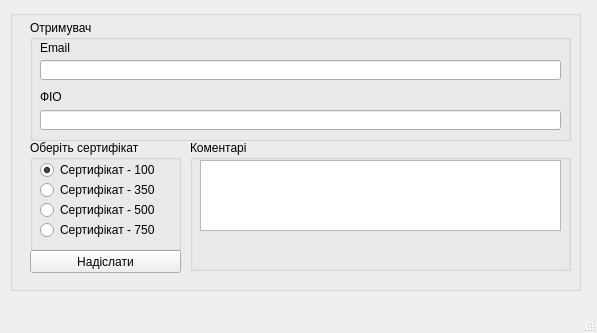
<?xml version="1.0" encoding="UTF-8"?>
<ui version="4.0">
 <class>MainWindow</class>
 <widget class="QMainWindow" name="MainWindow">
  <property name="geometry">
   <rect>
    <x>0</x>
    <y>0</y>
    <width>597</width>
    <height>333</height>
   </rect>
  </property>
  <property name="windowTitle">
   <string>MainWindow</string>
  </property>
  <widget class="QWidget" name="centralwidget">
   <widget class="QGroupBox" name="groupBox">
    <property name="geometry">
     <rect>
      <x>10</x>
      <y>10</y>
      <width>571</width>
      <height>281</height>
     </rect>
    </property>
    <property name="title">
     <string/>
    </property>
    <widget class="QGroupBox" name="groupBox_2">
     <property name="geometry">
      <rect>
       <x>20</x>
       <y>10</y>
       <width>541</width>
       <height>121</height>
      </rect>
     </property>
     <property name="title">
      <string>Отримувач</string>
     </property>
     <widget class="QLabel" name="label_2">
      <property name="geometry">
       <rect>
        <x>10</x>
        <y>20</y>
        <width>91</width>
        <height>16</height>
       </rect>
      </property>
      <property name="text">
       <string>Email</string>
      </property>
     </widget>
     <widget class="QLabel" name="label_3">
      <property name="geometry">
       <rect>
        <x>10</x>
        <y>70</y>
        <width>47</width>
        <height>13</height>
       </rect>
      </property>
      <property name="text">
       <string>ФІО</string>
      </property>
     </widget>
     <widget class="QLineEdit" name="email">
      <property name="geometry">
       <rect>
        <x>10</x>
        <y>40</y>
        <width>521</width>
        <height>20</height>
       </rect>
      </property>
     </widget>
     <widget class="QLineEdit" name="fio">
      <property name="geometry">
       <rect>
        <x>10</x>
        <y>90</y>
        <width>521</width>
        <height>20</height>
       </rect>
      </property>
      <property name="text">
       <string/>
      </property>
     </widget>
    </widget>
    <widget class="QPushButton" name="OK">
     <property name="geometry">
      <rect>
       <x>20</x>
       <y>240</y>
       <width>151</width>
       <height>23</height>
      </rect>
     </property>
     <property name="text">
      <string>Надіслати</string>
     </property>
    </widget>
    <widget class="QGroupBox" name="groupBox_3">
     <property name="geometry">
      <rect>
       <x>20</x>
       <y>130</y>
       <width>151</width>
       <height>111</height>
      </rect>
     </property>
     <property name="title">
      <string>Оберіть сертифікат</string>
     </property>
     <widget class="QRadioButton" name="c350">
      <property name="geometry">
       <rect>
        <x>10</x>
        <y>40</y>
        <width>121</width>
        <height>20</height>
       </rect>
      </property>
      <property name="text">
       <string>Сертифікат - 350</string>
      </property>
     </widget>
     <widget class="QRadioButton" name="c100">
      <property name="geometry">
       <rect>
        <x>10</x>
        <y>20</y>
        <width>121</width>
        <height>20</height>
       </rect>
      </property>
      <property name="text">
       <string>Сертифікат - 100</string>
      </property>
      <property name="checked">
       <bool>true</bool>
      </property>
     </widget>
     <widget class="QRadioButton" name="c500">
      <property name="geometry">
       <rect>
        <x>10</x>
        <y>60</y>
        <width>121</width>
        <height>20</height>
       </rect>
      </property>
      <property name="text">
       <string>Сертифікат - 500</string>
      </property>
     </widget>
     <widget class="QRadioButton" name="c750">
      <property name="geometry">
       <rect>
        <x>10</x>
        <y>80</y>
        <width>121</width>
        <height>20</height>
       </rect>
      </property>
      <property name="text">
       <string>Сертифікат - 750</string>
      </property>
     </widget>
    </widget>
    <widget class="QGroupBox" name="groupBox_4">
     <property name="geometry">
      <rect>
       <x>180</x>
       <y>130</y>
       <width>381</width>
       <height>131</height>
      </rect>
     </property>
     <property name="title">
      <string>Коментарі</string>
     </property>
     <widget class="QTextEdit" name="textEdit">
      <property name="geometry">
       <rect>
        <x>10</x>
        <y>20</y>
        <width>361</width>
        <height>71</height>
       </rect>
      </property>
     </widget>
     <widget class="QLabel" name="res">
      <property name="geometry">
       <rect>
        <x>10</x>
        <y>100</y>
        <width>361</width>
        <height>16</height>
       </rect>
      </property>
      <property name="text">
       <string/>
      </property>
     </widget>
    </widget>
   </widget>
  </widget>
  <widget class="QMenuBar" name="menubar">
   <property name="geometry">
    <rect>
     <x>0</x>
     <y>0</y>
     <width>597</width>
     <height>20</height>
    </rect>
   </property>
  </widget>
  <widget class="QStatusBar" name="statusbar"/>
 </widget>
 <resources/>
 <connections/>
</ui>
